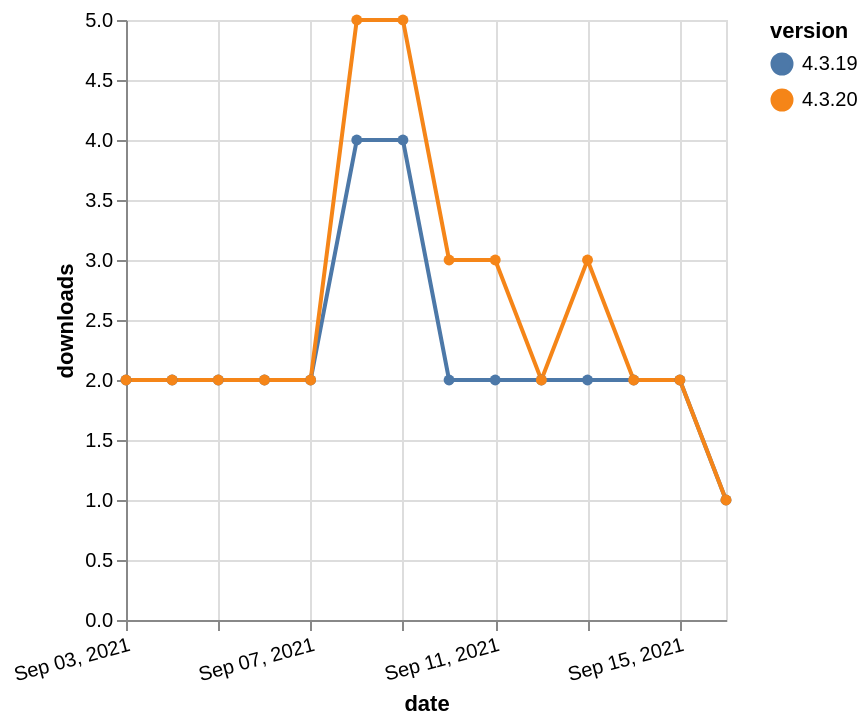

Source (Vega-Lite JSON):
### Vega-Lite specification from a JSON file in a GitHub repository (floating-point values rounded to 4 significant figures)
{"$schema": "https://vega.github.io/schema/vega-lite/v5.json", "description": "A simple bar chart with embedded data.", "data": {"values": [{"date": "2021-09-03", "total": 3310, "delta": 2, "version": "4.3.19"}, {"date": "2021-09-04", "total": 3312, "delta": 2, "version": "4.3.19"}, {"date": "2021-09-05", "total": 3314, "delta": 2, "version": "4.3.19"}, {"date": "2021-09-06", "total": 3316, "delta": 2, "version": "4.3.19"}, {"date": "2021-09-07", "total": 3318, "delta": 2, "version": "4.3.19"}, {"date": "2021-09-08", "total": 3322, "delta": 4, "version": "4.3.19"}, {"date": "2021-09-09", "total": 3326, "delta": 4, "version": "4.3.19"}, {"date": "2021-09-10", "total": 3328, "delta": 2, "version": "4.3.19"}, {"date": "2021-09-11", "total": 3330, "delta": 2, "version": "4.3.19"}, {"date": "2021-09-12", "total": 3332, "delta": 2, "version": "4.3.19"}, {"date": "2021-09-13", "total": 3334, "delta": 2, "version": "4.3.19"}, {"date": "2021-09-14", "total": 3336, "delta": 2, "version": "4.3.19"}, {"date": "2021-09-15", "total": 3338, "delta": 2, "version": "4.3.19"}, {"date": "2021-09-16", "total": 3339, "delta": 1, "version": "4.3.19"}, {"date": "2021-09-03", "total": 11085, "delta": 2, "version": "4.3.20"}, {"date": "2021-09-04", "total": 11087, "delta": 2, "version": "4.3.20"}, {"date": "2021-09-05", "total": 11089, "delta": 2, "version": "4.3.20"}, {"date": "2021-09-06", "total": 11091, "delta": 2, "version": "4.3.20"}, {"date": "2021-09-07", "total": 11093, "delta": 2, "version": "4.3.20"}, {"date": "2021-09-08", "total": 11098, "delta": 5, "version": "4.3.20"}, {"date": "2021-09-09", "total": 11103, "delta": 5, "version": "4.3.20"}, {"date": "2021-09-10", "total": 11106, "delta": 3, "version": "4.3.20"}, {"date": "2021-09-11", "total": 11109, "delta": 3, "version": "4.3.20"}, {"date": "2021-09-12", "total": 11111, "delta": 2, "version": "4.3.20"}, {"date": "2021-09-13", "total": 11114, "delta": 3, "version": "4.3.20"}, {"date": "2021-09-14", "total": 11116, "delta": 2, "version": "4.3.20"}, {"date": "2021-09-15", "total": 11118, "delta": 2, "version": "4.3.20"}, {"date": "2021-09-16", "total": 11119, "delta": 1, "version": "4.3.20"}]}, "width": "container", "mark": {"type": "line", "point": {"filled": true}}, "encoding": {"x": {"field": "date", "type": "temporal", "timeUnit": "yearmonthdate", "title": "date", "axis": {"labelAngle": -15}}, "y": {"field": "delta", "type": "quantitative", "title": "downloads"}, "color": {"field": "version", "type": "nominal"}, "tooltip": {"field": "delta"}}}
